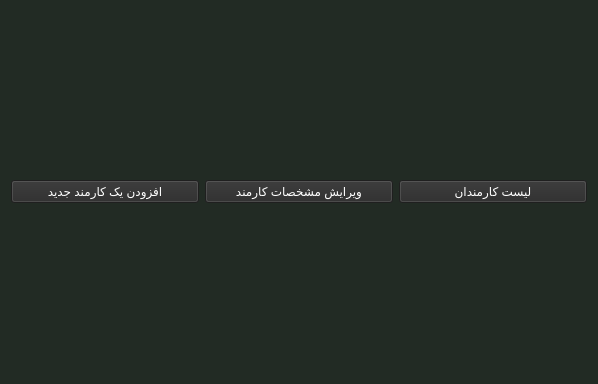
<?xml version="1.0" encoding="UTF-8"?>
<ui version="4.0">
 <class>mainwindow</class>
 <widget class="QWidget" name="mainwindow">
  <property name="geometry">
   <rect>
    <x>0</x>
    <y>0</y>
    <width>598</width>
    <height>384</height>
   </rect>
  </property>
  <property name="windowTitle">
   <string>Company</string>
  </property>
  <property name="autoFillBackground">
   <bool>false</bool>
  </property>
  <property name="styleSheet">
   <string notr="true">background-color: rgb(34, 43, 36);</string>
  </property>
  <layout class="QGridLayout" name="gridLayout">
   <item row="0" column="0">
    <layout class="QHBoxLayout" name="horizontalLayout">
     <item>
      <widget class="QPushButton" name="btn_insert_emploees">
       <property name="styleSheet">
        <string notr="true">font: 75 12pt &quot;Sitka Small&quot;;
color: rgb(255, 255, 255);
background-color: rgb(43, 43, 43);</string>
       </property>
       <property name="text">
        <string>افزودن یک کارمند جدید</string>
       </property>
      </widget>
     </item>
     <item>
      <widget class="QPushButton" name="btn_edit_emploees">
       <property name="styleSheet">
        <string notr="true">font: 75 12pt &quot;Sitka Small&quot;;
color: rgb(255, 255, 255);
background-color: rgb(43, 43, 43);</string>
       </property>
       <property name="text">
        <string>ویرایش مشخصات کارمند</string>
       </property>
      </widget>
     </item>
     <item>
      <widget class="QPushButton" name="btn_list_emploees">
       <property name="styleSheet">
        <string notr="true">font: 75 12pt &quot;Sitka Small&quot;;
color: rgb(255, 255, 255);
background-color: rgb(43, 43, 43);</string>
       </property>
       <property name="text">
        <string>لیست کارمندان</string>
       </property>
      </widget>
     </item>
    </layout>
   </item>
  </layout>
 </widget>
 <resources/>
 <connections/>
</ui>
